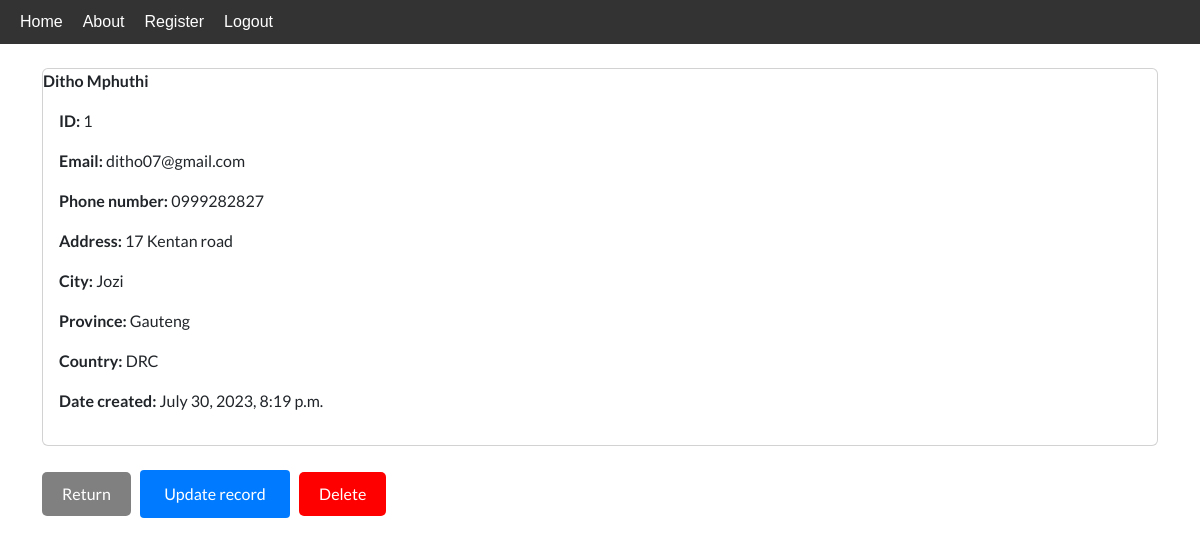
/view-record/1 (signed in), run on the app's committed database.
### webapp2/models.py (models this page shows, shortened)
class Record(models.Model):
    date_created = models.DateTimeField(auto_now_add=True)
    first_name = models.CharField(max_length=100)
    last_name = models.CharField(max_length=100)
    email = models.CharField(max_length=25)
    phone = models.CharField(max_length=11)
    address = models.CharField(max_length=250)
    city = models.CharField(max_length=12)
    province = models.CharField(max_length=12)
    country = models.CharField(max_length=50, default='Unknown')

### webapp2/views.py (the view)
# urls.py: path('view-record/<int:pk>', views.view_record, name="view-record"),
@login_required(login_url='my-login')
def view_record(request, pk):
    all_records = Record.objects.get(id=pk)
    context = {'record':all_records}
    return render(request, 'webapp2/view-record.html', context)

### webapp2/templates/webapp2/view-record.html (shortened to what this page needs)
{% extends 'webapp2/base.html' %}
{% block content %}
    <div class="card">
        <strong>
            {{record.first_name}}
            {{record.last_name}}
        </strong>
        <div class="card-body">
            <p><strong>ID:</strong> {{record.id}} </p>
            <p><strong>Email:</strong> {{record.email}} </p>
            <p><strong>Phone number:</strong> {{record.phone}} </p>
            <p><strong>Address:</strong> {{record.address}} </p>
            <p><strong>City:</strong> {{record.city}} </p>
            <p><strong>Province:</strong> {{record.province}} </p>
            <p><strong>Country:</strong> {{record.country}} </p>
            <p><strong>Date created:</strong> {{record.date_created}} </p>
        </div>
    </div>
    <br>
    <a href="{% url 'dashboard' %}" class="btn" style="display: inline-block; padding: 10px 20px; background-color: grey; color: #fff; text-decoration: none; border-radius: 5px;">Return</a>
    <a href="{% url 'update-record' record.id %}" class="btn btn-info">Update record</a>
    <a href="{% url 'delete-record' record.id %}" class="btn" style="display: inline-block; padding: 10px 20px; background-color: red; color: #fff; text-decoration: none; border-radius: 5px;">Delete</a>
{% endblock %}

### static/css/styles.css (style rules this page uses)
.btn { padding: 12px 24px; border-radius: 4px; font-size: 16px; color: #fff; background-color: #007bff; border: none; cursor: pointer; }

### webapp2/templates/webapp2/nav-bar.html (style rules this page uses)
body { margin: 0; padding: 0; }

### data on the page
Record: first_name "Ditho", last_name "Mphuthi", id "1", email "ditho07@gmail.com", phone "0999282827", address "17 Kentan road", city "Jozi", province "Gauteng", country "DRC", date_created "July 30, 2023, 8:19 p.m."
